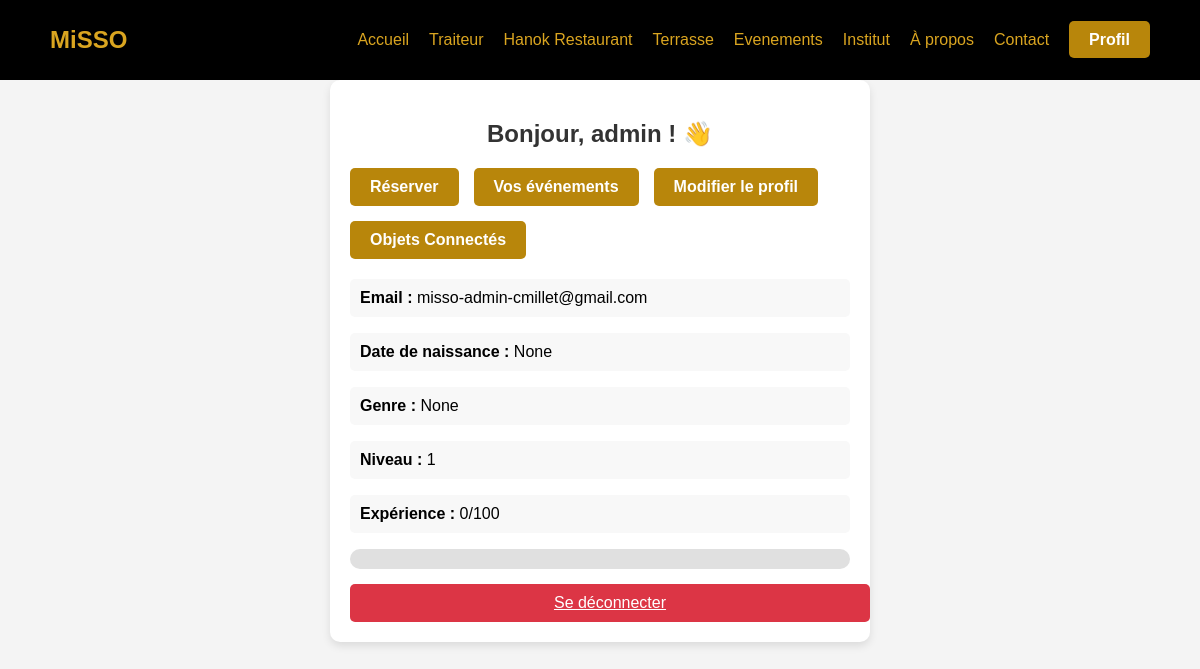
Page /profil/ (signed in) on the earlier database version.
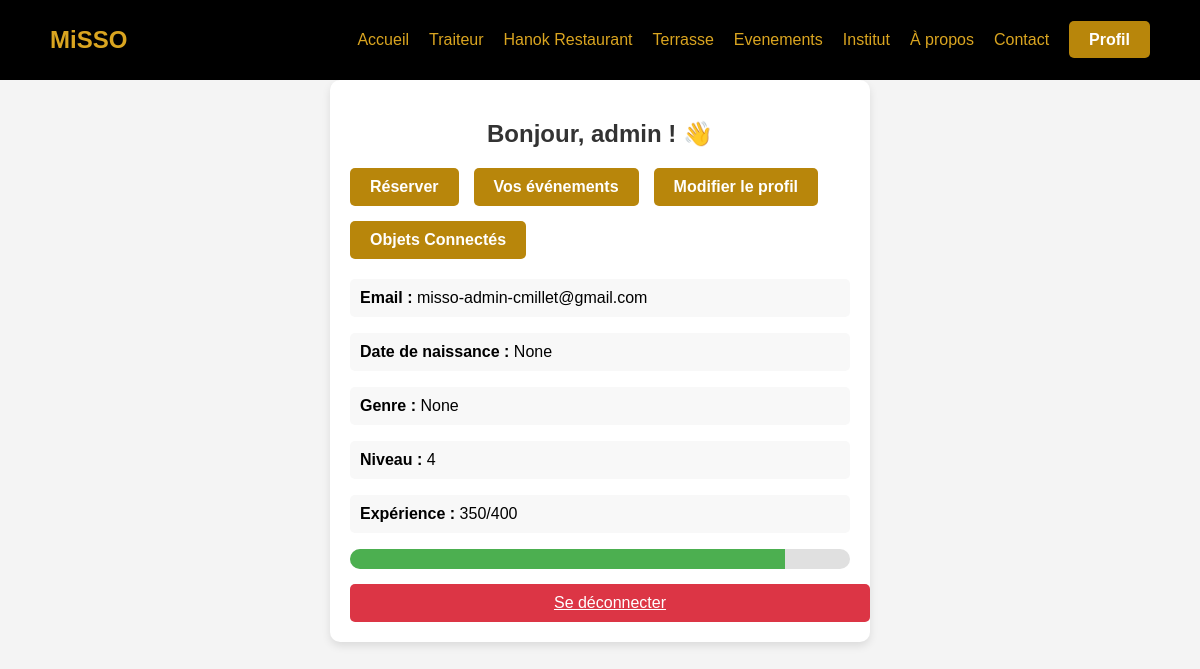
Same page on the later database version.
### utilisateurs/models.py (models this page shows, shortened)
class Utilisateur(AbstractUser):
    email = models.EmailField(unique=True)  # Empêche les doublons
    date_de_naissance = models.DateField(null=True, blank=True)
    GENRE_CHOIX = [
        ('H', 'Homme'),
        ('F', 'Femme'),
        ('A', 'Autre'),
    ]
    genre = models.CharField(max_length=1, choices=GENRE_CHOIX, null=True, blank=True)
    niveau = models.PositiveIntegerField(default=1)  # Niveau de l'utilisateur
    experience = models.PositiveIntegerField(default=0)  # Points d'expérience de l'utilisateur

### utilisateurs/views.py (the view)
# urls.py: path('profil/', profil, name='profil'),
@login_required
def profil(request):
    user = request.user
    experience_necessaire = user.niveau * 100  # Calcul de l'expérience nécessaire
    progression = int((user.experience / experience_necessaire) * 100)  # Calcul en pourcentage
    return render(request, "utilisateurs/profil.html", {
        "user": user,
        "experience_necessaire": experience_necessaire,
        "progression": progression,
    })

### utilisateurs/templates/utilisateurs/profil.html (shortened to what this page needs)
<!DOCTYPE html>
<html lang="fr">
<head>
    {% load static %}
    <link rel="stylesheet" href="{% static 'utilisateurs/style.css' %}">
    <link rel="stylesheet" href="{% static 'utilisateurs/navigation.css' %}">
</head>
<header>
    <nav>
        <div class="logo"> MiSSO </div>
        <ul>
            <li><a href="{% url 'accueil' %}#accueil">Accueil</a></li>
            <li><a href="{% url 'menu' 'traiteur' %}">Traiteur</a></li>
            <li><a href="{% url 'menu' 'hanok' %}">Hanok Restaurant</a></li>
            <li><a href="{% url 'menu' 'rooftop' %}">Terrasse</a></li>
            <li><a href="{% url 'evenements' %}">Evenements</a></li>
            <li><a href="{% url 'institut' %}">Institut</a></li>
            <li><a href="{% url 'histoire' %}">À propos</a></li>
            <li><a href="{% url 'accueil' %}#contact">Contact</a></li>
            <li>
                {% if user.is_authenticated %}
                    <a href="{% url 'profil' %}" class="btns">Profil</a>
                {% else %}
                    <a href="{% url 'connexion' %}" class="btns">Se connecter</a>
                {% endif %}
            </li>
        </ul>
    </nav>
</header>
<body>
    <div class="container">
        <h2>Bonjour, {{ user.username }} ! 👋</h2>
        <div class="button-group">
            <a href="{% url 'reservation' %}" class="btns">Réserver</a>
            <a href="{% url 'vos_evenements' %}" class="btns">Vos événements</a>
            <a href="{% url 'modifier_profil' %}" class="btns">Modifier le profil</a>
            <a href="{% url 'liste_objets' %}" class="btns">Objets Connectés</a>
        </div>
        <div class="profile-info">
            <p><strong>Email :</strong> {{ user.email }}</p>
            <p><strong>Date de naissance :</strong> {{ user.date_de_naissance }}</p>
            <p><strong>Genre :</strong> {{ user.get_genre_display }}</p>
            <p><strong>Niveau :</strong> {{ user.niveau }}</p>
            <p><strong>Expérience :</strong> {{ user.experience }}/{{ experience_necessaire }}</p>
            <div class="experience-bar">
                <div class="experience-fill" style="width: {{ progression }}%;"></div>
            </div>
        </div>
        <a href="{% url 'deconnexion' %}" class="btn logout-btn">Se déconnecter</a>
    </div>
</body>
</html>

Differences in the rows shown:
changed Utilisateur "admin": niveau "1" → "4"; experience "0" → "350"
Other differences:
{{ experience_necessaire }}: "100" → "400"
